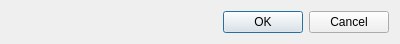
<?xml version="1.0" encoding="UTF-8"?>
<ui version="4.0">
 <class>Dialog</class>
 <widget class="QDialog" name="Dialog">
  <property name="geometry">
   <rect>
    <x>0</x>
    <y>0</y>
    <width>400</width>
    <height>38</height>
   </rect>
  </property>
  <property name="sizePolicy">
   <sizepolicy hsizetype="MinimumExpanding" vsizetype="Minimum">
    <horstretch>0</horstretch>
    <verstretch>0</verstretch>
   </sizepolicy>
  </property>
  <property name="windowTitle">
   <string>Dialog</string>
  </property>
  <layout class="QVBoxLayout" name="verticalLayout">
   <item>
    <layout class="QVBoxLayout" name="selection_layout">
     <property name="spacing">
      <number>0</number>
     </property>
     <property name="sizeConstraint">
      <enum>QLayout::SetNoConstraint</enum>
     </property>
    </layout>
   </item>
   <item>
    <widget class="QDialogButtonBox" name="buttonBox">
     <property name="orientation">
      <enum>Qt::Horizontal</enum>
     </property>
     <property name="standardButtons">
      <set>QDialogButtonBox::Cancel|QDialogButtonBox::Ok</set>
     </property>
    </widget>
   </item>
  </layout>
 </widget>
 <resources/>
 <connections>
  <connection>
   <sender>buttonBox</sender>
   <signal>accepted()</signal>
   <receiver>Dialog</receiver>
   <slot>accept()</slot>
   <hints>
    <hint type="sourcelabel">
     <x>248</x>
     <y>254</y>
    </hint>
    <hint type="destinationlabel">
     <x>157</x>
     <y>274</y>
    </hint>
   </hints>
  </connection>
  <connection>
   <sender>buttonBox</sender>
   <signal>rejected()</signal>
   <receiver>Dialog</receiver>
   <slot>reject()</slot>
   <hints>
    <hint type="sourcelabel">
     <x>316</x>
     <y>260</y>
    </hint>
    <hint type="destinationlabel">
     <x>286</x>
     <y>274</y>
    </hint>
   </hints>
  </connection>
 </connections>
</ui>
